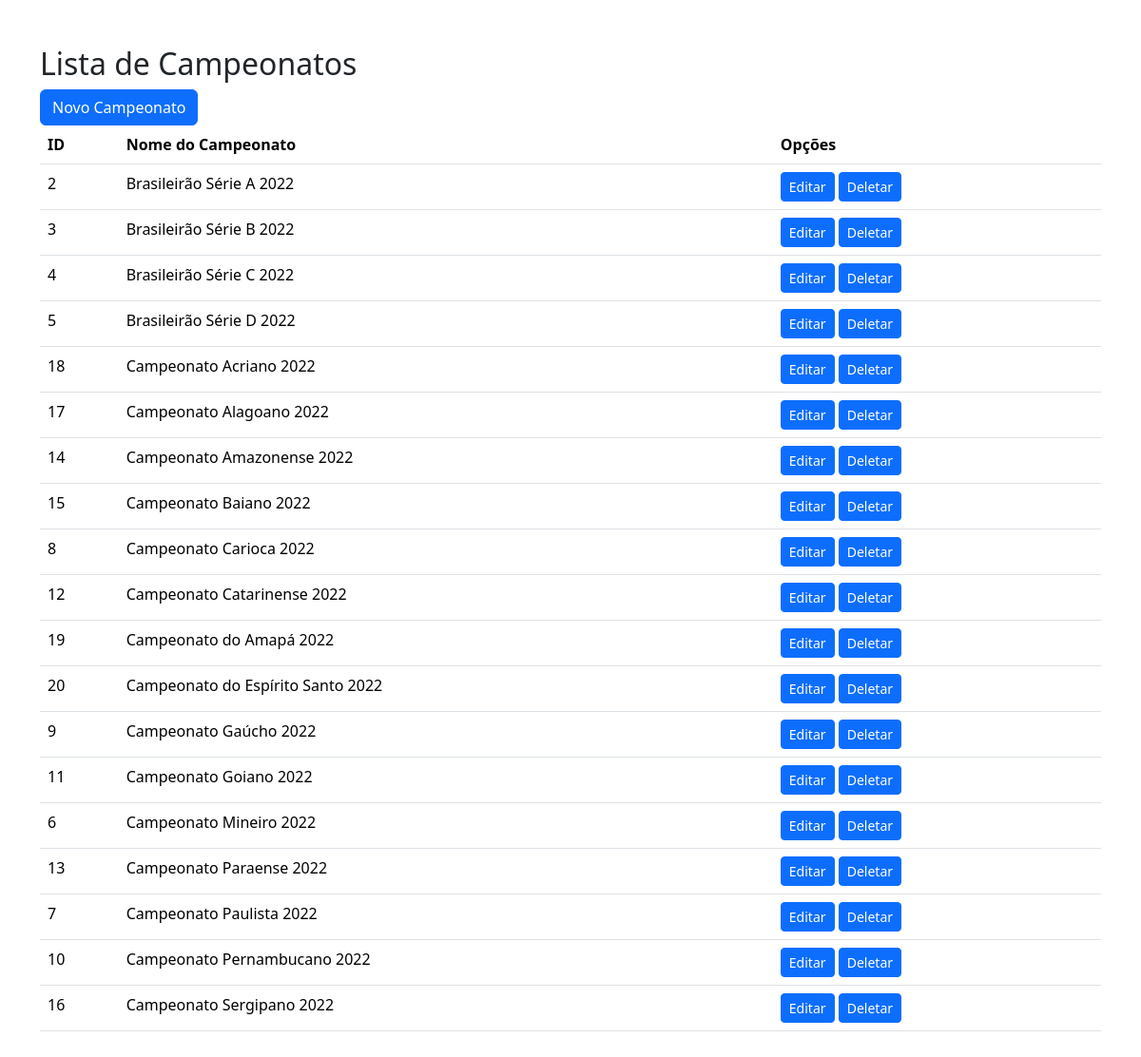
/Organização/PaginadeLogin-main/dashboard/lib/CRUD/campeonato.php, run on the app's committed database.
### tables this page shows
CREATE TABLE campeonato(
    id_campeonato INT AUTO_INCREMENT PRIMARY KEY,
    nome_campeonato VARCHAR(100) UNIQUE NOT NULL
);

### Organização/PaginadeLogin-main/dashboard/lib/CRUD/campeonato.php (the view, shortened to what this page needs)
<!DOCTYPE html>
<html lang="en">
<head>
    <link href="https://cdn.jsdelivr.net/npm/bootstrap@5.3.2/dist/css/bootstrap.min.css" rel="stylesheet">
</head>
<body>
    <div class="container my-5">
        <h2>Lista de Campeonatos</h2>
        <a href="inserir_campeonato.php" role="button" class="btn btn-primary">Novo Campeonato</a>
        <br>
        <table class="table">
            <thead>
                <th>ID</th>
                <th>Nome do Campeonato</th>
                <th>Opções</th>
            </thead>
            <tbody>
                <?php
                include('config.php');
                $sql = "SELECT * FROM campeonato";
                $result = $mysqli->query($sql);
                while ($row = $result->fetch_assoc()) {
                    echo "<tr>
                    <td>" . $row['id_campeonato'] . "</td>
                    <td>" . $row['nome_campeonato'] . "</td>
                    <td>
                        <a href='editar_campeonato.php?id=" . $row['id_campeonato'] . "' class='btn btn-primary btn-sm'>Editar</a>
                        <a href='deletar_campeonato.php?id=" . $row['id_campeonato'] . "' class='btn btn-primary btn-sm'>Deletar</a>
                    </td>
                </tr>";
                }
                ?>
            </tbody>
        </table>
    </div>
</body>
</html>

### data on the page
campeonato: id_campeonato "2", nome_campeonato "Brasileirão Série A 2022"
campeonato: id_campeonato "3", nome_campeonato "Brasileirão Série B 2022"
campeonato: id_campeonato "4", nome_campeonato "Brasileirão Série C 2022"
campeonato: id_campeonato "5", nome_campeonato "Brasileirão Série D 2022"
campeonato: id_campeonato "18", nome_campeonato "Campeonato Acriano 2022"
campeonato: id_campeonato "17", nome_campeonato "Campeonato Alagoano 2022"
campeonato: id_campeonato "14", nome_campeonato "Campeonato Amazonense 2022"
campeonato: id_campeonato "15", nome_campeonato "Campeonato Baiano 2022"
campeonato: id_campeonato "8", nome_campeonato "Campeonato Carioca 2022"
campeonato: id_campeonato "12", nome_campeonato "Campeonato Catarinense 2022"
campeonato: id_campeonato "19", nome_campeonato "Campeonato do Amapá 2022"
campeonato: id_campeonato "20", nome_campeonato "Campeonato do Espírito Santo 2022"
campeonato: id_campeonato "9", nome_campeonato "Campeonato Gaúcho 2022"
campeonato: id_campeonato "11", nome_campeonato "Campeonato Goiano 2022"
campeonato: id_campeonato "6", nome_campeonato "Campeonato Mineiro 2022"
campeonato: id_campeonato "13", nome_campeonato "Campeonato Paraense 2022"
campeonato: id_campeonato "7", nome_campeonato "Campeonato Paulista 2022"
campeonato: id_campeonato "10", nome_campeonato "Campeonato Pernambucano 2022"
campeonato: id_campeonato "16", nome_campeonato "Campeonato Sergipano 2022"
